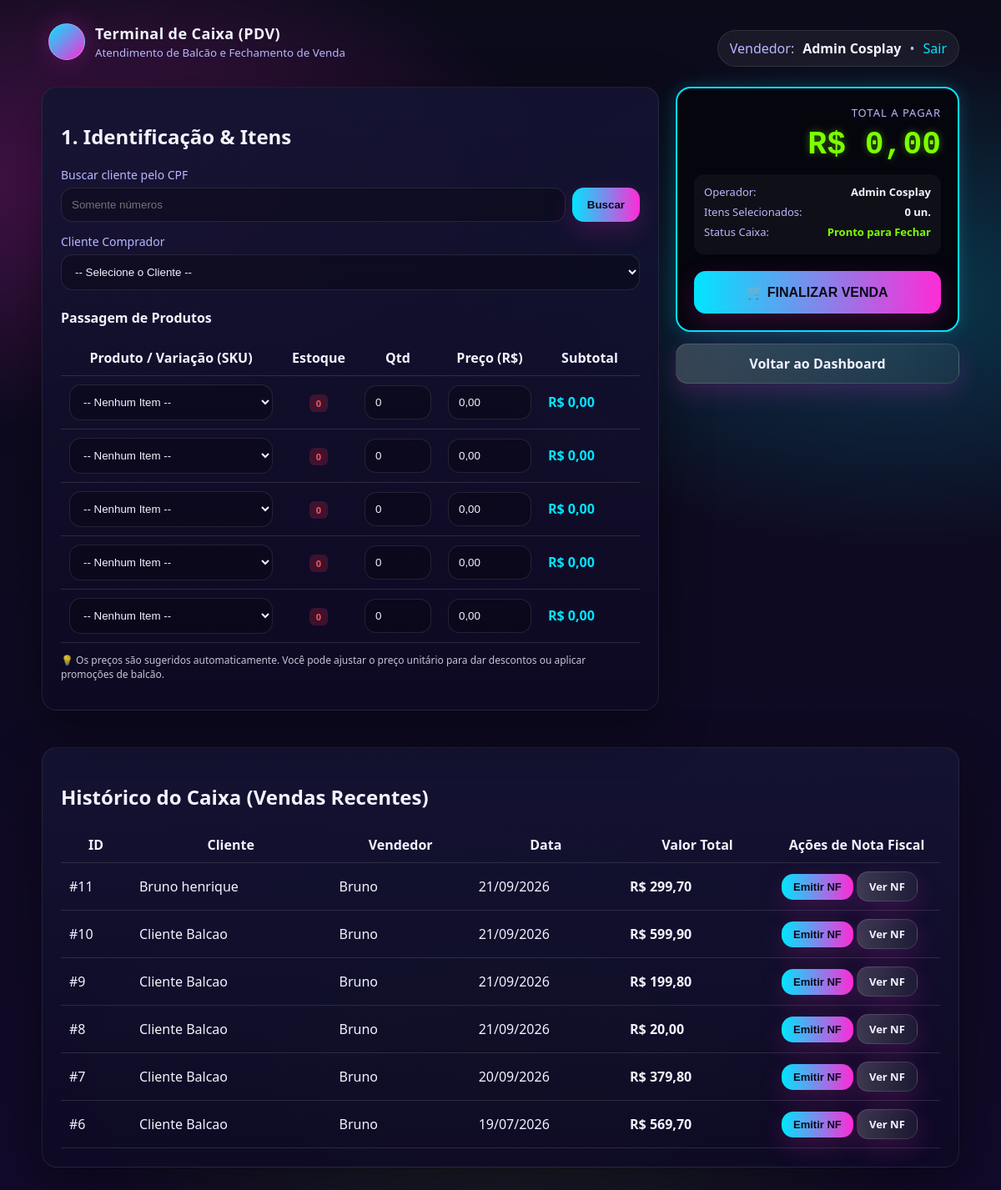
Page /index.php?controller=venda&action=index (signed in) on the committed database.
### tables this page shows
CREATE TABLE `venda` (
  `id` int(11) NOT NULL,
  `usuario_id` int(11) NOT NULL,
  `cliente_id` int(11) DEFAULT NULL,
  `data` date NOT NULL,
  `status` enum('aberta','finalizada') NOT NULL DEFAULT 'aberta',
  `valor_total` decimal(10,2) NOT NULL DEFAULT 0.00
);

CREATE TABLE `cliente` (
  `id` int(11) NOT NULL,
  `nome` varchar(100) NOT NULL,
  `cpf_cnpj` varchar(20) NOT NULL,
  `telefone` varchar(20) DEFAULT NULL,
  `email` varchar(100) DEFAULT NULL,
  `endereco` varchar(255) DEFAULT NULL,
  `cep` varchar(9) DEFAULT NULL
);

CREATE TABLE `usuario` (
  `id` int(11) NOT NULL,
  `nome` varchar(100) NOT NULL,
  `email` varchar(100) NOT NULL,
  `senha` varchar(255) NOT NULL,
  `perfil` enum('admin','vendedor') NOT NULL,
  `ativo` tinyint(1) NOT NULL DEFAULT 1
);

### controllers/VendaController.php (called while the page is built, shortened)
<?php
require_once __DIR__ . '/../models/venda.php';
class VendaController
{
    public function index(): void
    {
        $vendaModel = new Venda();
        $vendas = $vendaModel->listarRecentes();
        require_once __DIR__ . '/../views/vendas.php';
    }
}

### index.php (called while the page is built, shortened)
<?php
require_once __DIR__ . '/config/db.php';
$controller = $_GET['controller'] ?? 'auth';
$action = $_GET['action'] ?? 'form';
switch ($controller) {
    case 'venda':
        require_once __DIR__ . '/controllers/VendaController.php';
        $c = new VendaController();
        break;
}
$c->$action();

### config/db.php (called while the page is built)
<?php
class Database
{
private static $conn = null;
public static function getConnection()
{
if (self::$conn === null) {
try {
self::$conn = new PDO(
"mysql:host=" . (getenv('DB_HOST') ?: 'localhost') . ";dbname=" . (getenv('DB_NAME') ?: 'loja_roupas') . ";charset=utf8mb4",
getenv('DB_USER') ?: "root",
getenv('DB_PASS') !== false ? getenv('DB_PASS') : "",
[
PDO::ATTR_ERRMODE => PDO::ERRMODE_EXCEPTION,
PDO::ATTR_DEFAULT_FETCH_MODE => PDO::FETCH_ASSOC
]
);
} catch (PDOException $e) {
die("Erro ao conectar ao banco de dados.");
}
}
return self::$conn;
}
}

### models/venda.php (called while the page is built, shortened)
<?php
require_once __DIR__ . '/../config/db.php';
class Venda
{
    private PDO $conn;
    public function __construct()
    {
        $this->conn = Database::getConnection();
    }
    public function listarRecentes(int $limite = 20): array
    {
        $sql = "
            SELECT v.id, v.data, v.status, v.valor_total,
                   c.nome AS cliente_nome, u.nome AS vendedor_nome
            FROM venda v
            INNER JOIN cliente c ON c.id = v.cliente_id
            INNER JOIN usuario u ON u.id = v.usuario_id
            ORDER BY v.id DESC
            LIMIT :limite
        ";
        $stmt = $this->conn->prepare($sql);
        $stmt->bindValue(':limite', $limite, PDO::PARAM_INT);
        $stmt->execute();
        return $stmt->fetchAll();
    }
}

### views/vendas.php (the view, shortened to what this page needs)
<?php
$nomeUser = $_SESSION['nome'] ?? 'Vendedor';
?>
<!doctype html>
<html lang="pt-br">
<head>
  <link rel="stylesheet" href="public/assets/css/style.css">
</head>
<body>
<div class="container">
  <div class="topbar">
    <div class="brand">
      <div class="badge" style="background: linear-gradient(135deg, var(--neon2), var(--neon1));"></div>
      <div>
        <h1>Terminal de Caixa (PDV)</h1>
        <small>Atendimento de Balcão e Fechamento de Venda</small>
      </div>
    </div>
    <div class="pill">
      Vendedor: <strong><?= htmlspecialchars($nomeUser) ?></strong>
      • <a href="index.php?controller=auth&action=logout">Sair</a>
    </div>
  </div>
  <form method="post" action="index.php?controller=venda&action=salvar" id="form-caixa">
    <div class="pdv-grid">
      <div class="card">
        <h2>1. Identificação & Itens</h2>
                <div class="form-group">
          <label for="busca-cpf-cliente">Buscar cliente pelo CPF</label>
          <div style="display:flex; gap:8px;">
            <input class="input" type="text" id="busca-cpf-cliente" placeholder="Somente números" maxlength="14" inputmode="numeric">
            <button type="button" class="btn" id="btn-buscar-cpf">Buscar</button>
          </div>
        </div>
        <div class="form-group">
          <label>Cliente Comprador</label>
          <select class="input" name="cliente_id" required>
            <option value="">-- Selecione o Cliente --</option>
          </select>
        </div>
        <h3 style="margin-top:22px; font-size: 16px;">Passagem de Produtos</h3>
        <table class="table" id="tabela-itens">
          <thead>
            <tr>
              <th>Produto / Variação (SKU)</th>
              <th style="width:90px; text-align:center;">Estoque</th>
              <th style="width:100px;">Qtd</th>
              <th style="width:120px;">Preço (R$)</th>
              <th style="width:120px;">Subtotal</th>
            </tr>
          </thead>
          <tbody>
            <?php for ($linha = 0; $linha < 5; $linha++): ?>
            <tr>
              <td>
                <select class="input select-variacao" name="variacao_id[]">
                  <option value="" data-preco="0" data-estoque="0">-- Nenhum Item --</option>
                </select>
              </td>
              <td style="text-align:center;">
                <span class="badge-estoque badge-empty cell-estoque">0</span>
              </td>
              <td>
                <input class="input input-qtd" type="number" min="0" name="quantidade[]" value="0">
              </td>
              <td>
                <input class="input input-preco" type="text" name="preco_unitario[]" value="0,00">
              </td>
              <td style="font-weight: bold; color: var(--neon2);" class="cell-subtotal">
              </td>
            </tr>
            <?php endfor; ?>
          </tbody>
        </table>
        <p class="muted" style="margin-top:12px;">
          💡 Os preços são sugeridos automaticamente. Você pode ajustar o preço unitário para dar descontos ou aplicar promoções de balcão.
        </p>
      </div>
      <div>
        <div class="visor-caixa">
          <div class="visor-label">TOTAL A PAGAR</div>
          <div class="visor-valor" id="total-geral-display">R$ 0,00</div>
          <div class="pdv-info-box">
            <div class="pdv-info-item">
              <span>Operador:</span>
              <strong><?= htmlspecialchars($nomeUser) ?></strong>
            </div>
            <div class="pdv-info-item">
              <span>Itens Selecionados:</span>
              <strong id="total-itens-count">0 un.</strong>
            </div>
            <div class="pdv-info-item">
              <span>Status Caixa:</span>
              <strong style="color:var(--neon3);">Pronto para Fechar</strong>
            </div>
          </div>
          <button class="btn btn-primary" type="submit" style="width:100%; margin-top:20px; padding: 16px; font-size: 16px;">
            🛒 FINALIZAR VENDA
          </button>
        </div>
        <div style="margin-top: 14px; text-align: center;">
          <a class="btn btn-secondary" href="index.php?controller=auth&action=dashboard" style="width:100%;">
            Voltar ao Dashboard
          </a>
        </div>
      </div>
    </div>
  </form>
  <br><br>
  <div class="card">
    <h2>Histórico do Caixa (Vendas Recentes)</h2>
    <table class="table">
      <thead>
        <tr>
          <th>ID</th>
          <th>Cliente</th>
          <th>Vendedor</th>
          <th>Data</th>
          <th>Valor Total</th>
          <th style="width:200px;">Ações de Nota Fiscal</th>
        </tr>
      </thead>
      <tbody>
        <?php if (empty($vendas)): ?>
          <tr><td colspan="6" class="muted">Nenhuma venda realizada recentemente.</td></tr>
        <?php else: ?>
          <?php foreach ($vendas as $v): ?>
          <tr>
            <td>#<?= (int)$v['id'] ?></td>
            <td><?= htmlspecialchars($v['cliente_nome']) ?></td>
            <td><?= htmlspecialchars($v['vendedor_nome']) ?></td>
            <td><?= date('d/m/Y', strtotime($v['data'])) ?></td>
            <td><strong>R$ <?= number_format((float)$v['valor_total'], 2, ',', '.') ?></strong></td>
            <td>
              <form method="post" action="index.php?controller=venda&action=emitirNota" class="form-inline"><button class="btn " type="submit">Emitir NF</button></form>
              <a class="btn btn-secondary" href="index.php?controller=venda&action=verNota&venda_id=<?= (int)$v['id'] ?>">Ver NF</a>
            </td>
          </tr>
          <?php endforeach; ?>
        <?php endif; ?>
      </tbody>
    </table>
  </div>
</div>
</body>
</html>

### public/assets/css/style.css (style rules this page uses)
:root { --bg1:#0b0b1a; --bg2:#120a2a; --card:#141432; --txt:#f2f2ff; --muted:#b8b8ff; --neon1:#ff2bd6; --neon2:#00e5ff; --neon3:#7cff00; --radius:18px; --shadow:0 18px 60px rgba(0,0,0,.45); }
* { box-sizing:border-box; }
html, body { height:100%; }
body { margin:0; font-family: system-ui, -apple-system, Segoe UI, Roboto, Arial, sans-serif; color:var(--txt); background: radial-gradient(900px 500px at 10% 15%, rgba(255,43,214,.25), transparent 60%), radial-gradient(900px 500px at 90% 25%, rgba(0,229,255,.20), transparent 60%), radial-gradient(900px 500px at 50% 90%, rgba(124,255,0,.12), transparent 60%), linear-gradient(180deg, var(--bg1), var(--bg2)); }
a { color:var(--neon2); text-decoration:none; }
.container { width:min(1100px, 92vw); margin:0 auto; padding:28px 0; }
.card { background:linear-gradient(180deg, rgba(20,20,50,.92), rgba(14,10,36,.92)); border:1px solid rgba(255,255,255,.08); border-radius:var(--radius); box-shadow:var(--shadow); padding:22px; }
.brand { display:flex; align-items:center; gap:12px; margin-bottom:16px; }
.badge { width:44px; height:44px; border-radius:14px; background: radial-gradient(circle at 30% 30%, rgba(255,43,214,.9), transparent 60%), radial-gradient(circle at 70% 70%, rgba(0,229,255,.9), transparent 60%), linear-gradient(135deg, rgba(124,255,0,.55), rgba(255,43,214,.55)); box-shadow:0 0 30px rgba(255,43,214,.25); }
.brand h1 { margin:0; font-size:18px; letter-spacing:.4px; }
.brand small { display:block; margin-top:2px; color:var(--muted); }
.topbar { display:flex; align-items:center; justify-content:space-between; gap:14px; margin-bottom:16px; }
.pill { display:inline-flex; align-items:center; gap:10px; padding:10px 14px; border-radius:999px; background:rgba(255,255,255,.06); border:1px solid rgba(255,255,255,.10); color:var(--muted); }
.pill strong { color:var(--txt); }
label { display:block; margin:14px 0 6px; color:var(--muted); font-size:14px; }
input, select { width:100%; padding:12px; border-radius:14px; border:1px solid rgba(255,255,255,.10); background:rgba(0,0,0,.25); color:var(--txt); outline:none; }
.btn { display:inline-flex; align-items:center; justify-content:center; padding:12px 18px; border-radius:14px; border:0; cursor:pointer; font-weight:700; color:#0b0b1a; background:linear-gradient(90deg, var(--neon2), var(--neon1)); box-shadow:0 10px 30px rgba(255,43,214,.18); }
.btn-secondary { background:linear-gradient(90deg, rgba(255,255,255,.18), rgba(255,255,255,.06)); color:var(--txt); border:1px solid rgba(255,255,255,.12); }
.table { width:100%; border-collapse: collapse; }
.table th, .table td { padding: 10px; border-bottom: 1px solid rgba(255,255,255,.12); vertical-align: middle; }
.muted { opacity: .8; font-size: 12px; }
.badge { margin-left: 8px; padding: 4px 10px; border-radius: 999px; border: 1px solid rgba(255,255,255,.25); }
form.form-inline { display: inline; margin: 0; padding: 0; background: none; border: 0; box-shadow: none; }
.table .btn { padding: 8px 14px; font-size: 13px; }

### views/vendas.php (style rules this page uses)
.pdv-grid { display: grid; grid-template-columns: 1fr 340px; gap: 20px; align-items: start; }
.visor-caixa { background: #05050e; border: 2px solid var(--neon2); border-radius: var(--radius); padding: 20px; text-align: right; box-shadow: 0 0 20px rgba(0, 229, 255, 0.2); }
.visor-label { color: var(--muted); font-size: 13px; text-transform: uppercase; letter-spacing: 1px; }
.visor-valor { font-size: 38px; font-weight: 900; color: var(--neon3); font-family: monospace; margin: 8px 0; text-shadow: 0 0 10px rgba(124, 255, 0, 0.4); }
.pdv-info-box { background: rgba(255, 255, 255, 0.04); border-radius: 12px; padding: 12px; margin-top: 14px; font-size: 13px; }
.pdv-info-item { display: flex; justify-content: space-between; margin-bottom: 6px; color: var(--muted); }
.pdv-info-item strong { color: var(--txt); }
.badge-estoque { padding: 3px 8px; border-radius: 6px; font-size: 11px; font-weight: bold; }
.badge-empty { background: rgba(255,43,80,0.2); color: #ff5050; }

### rows in the picture
venda: id "11", cliente.nome "Bruno henrique", usuario.nome "Bruno", data "21/09/2026", valor_total "299,70"
venda: id "10", cliente.nome "Cliente Balcao", usuario.nome "Bruno", data "21/09/2026", valor_total "599,90"
venda: id "9", cliente.nome "Cliente Balcao", usuario.nome "Bruno", data "21/09/2026", valor_total "199,80"
venda: id "8", cliente.nome "Cliente Balcao", usuario.nome "Bruno", data "21/09/2026", valor_total "20,00"
venda: id "7", cliente.nome "Cliente Balcao", usuario.nome "Bruno", data "20/09/2026", valor_total "379,80"
venda: id "6", cliente.nome "Cliente Balcao", usuario.nome "Bruno", data "19/07/2026", valor_total "569,70"

### other values in the picture
$nomeUser "Admin Cosplay"
